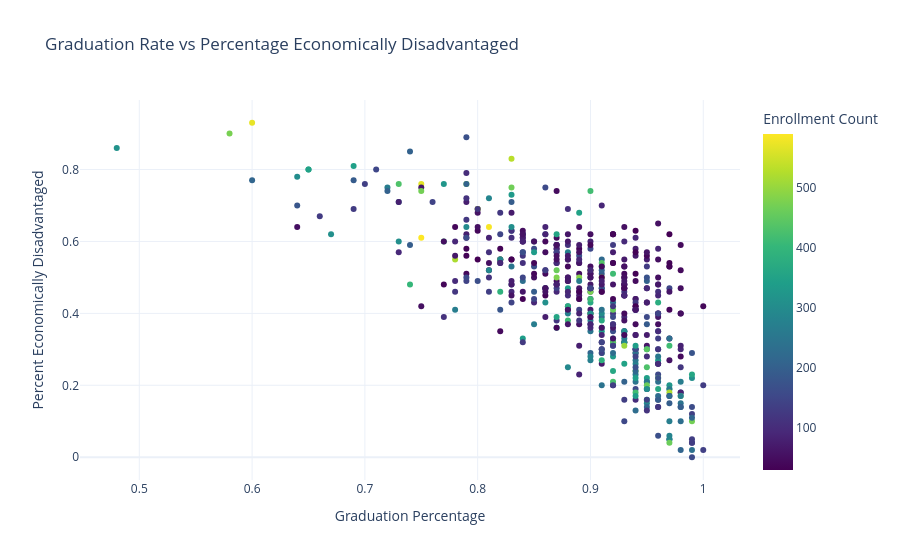

Notebook cell for this chart:
### Code cell
fig = px.scatter(
    df,
    x="GRAD_PCT",
    y="PER_ECDIS",
    color="ENROLL_CNT",
    color_continuous_scale="Viridis",
    hover_name="AGGREGATION_NAME",
    labels={
        "GRAD_PCT": "Graduation Percentage",
        "PER_ECDIS": "Percent Economically Disadvantaged",
        "ENROLL_CNT": "Enrollment Count",
        "AGGREGATION_NAME": "District"
    },
    title="Graduation Rate vs Percentage Economically Disadvantaged"
)

fig.update_layout(
    template="plotly_white"
)

fig.show()

### Figure 1 — Plotly figure (JSON) as saved in the notebook; plotly's stock layout.template omitted (floating-point values rounded to 4 significant figures; data arrays with more than 128 entries replaced by an {"elided": "..."} marker saying what was removed)
{"data": [{"hovertemplate": "<b>%{hovertext}</b><br><br>Graduation Percentage=%{x}<br>Percent Economically Disadvantaged=%{y}<br>Enrollment Count=%{marker.color}<extra></extra>", "hovertext": {"elided": "534 str values"}, "legendgroup": "", "marker": {"color": {"elided": "534 int values"}, "coloraxis": "coloraxis", "symbol": "circle"}, "mode": "markers", "name": "", "orientation": "v", "showlegend": false, "type": "scatter", "x": {"elided": "534 float values"}, "xaxis": "x", "y": {"elided": "534 float values"}, "yaxis": "y"}], "layout": {"coloraxis": {"colorbar": {"title": {"text": "Enrollment Count"}}, "colorscale": [[0, "#440154"], [0.1111, "#482878"], [0.2222, "#3e4989"], [0.3333, "#31688e"], [0.4444, "#26828e"], [0.5556, "#1f9e89"], [0.6667, "#35b779"], [0.7778, "#6ece58"], [0.8889, "#b5de2b"], [1, "#fde725"]]}, "legend": {"tracegroupgap": 0}, "title": {"text": "Graduation Rate vs Percentage Economically Disadvantaged"}, "xaxis": {"anchor": "y", "domain": [0, 1], "title": {"text": "Graduation Percentage"}}, "yaxis": {"anchor": "x", "domain": [0, 1], "title": {"text": "Percent Economically Disadvantaged"}}}}
